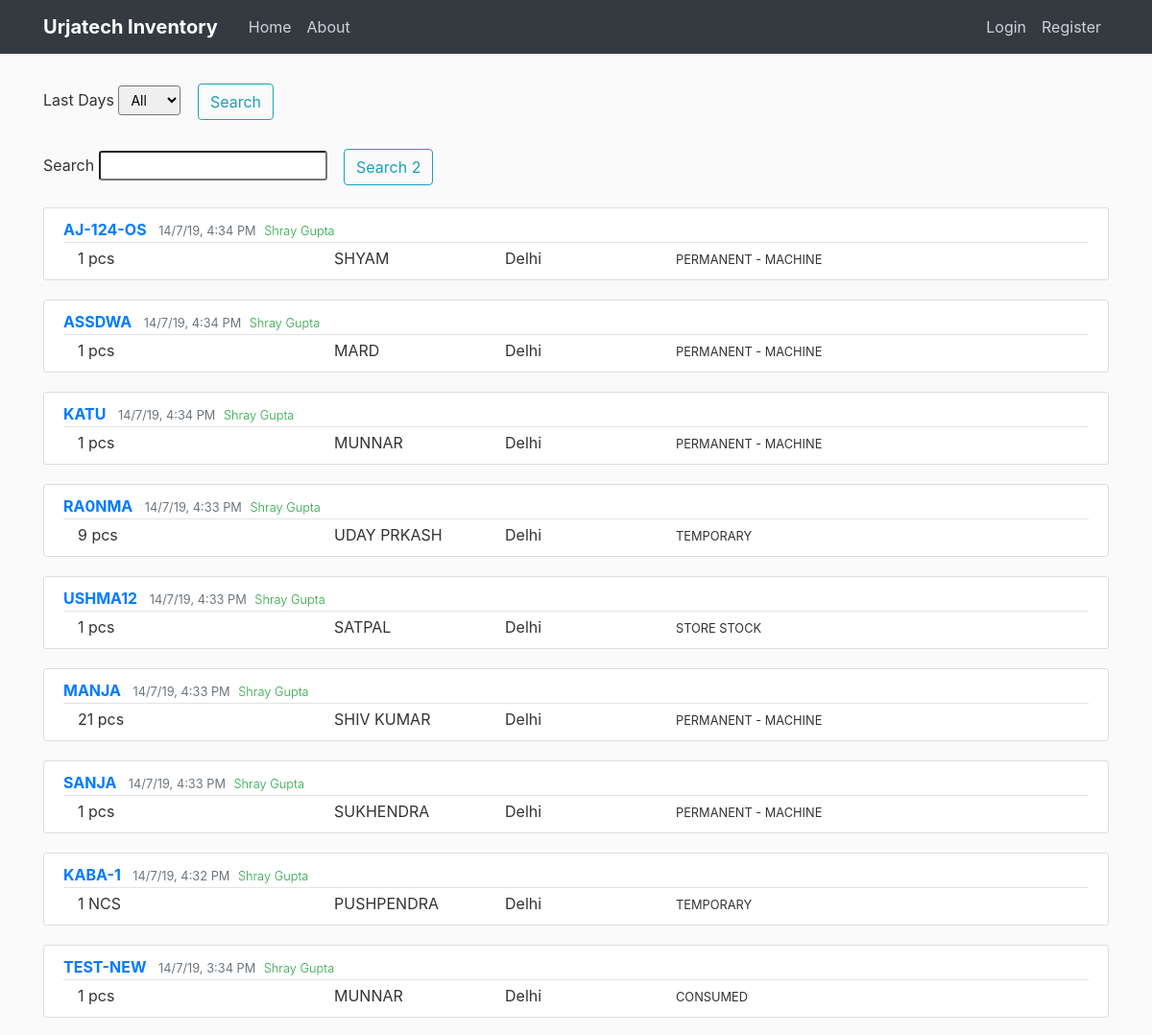
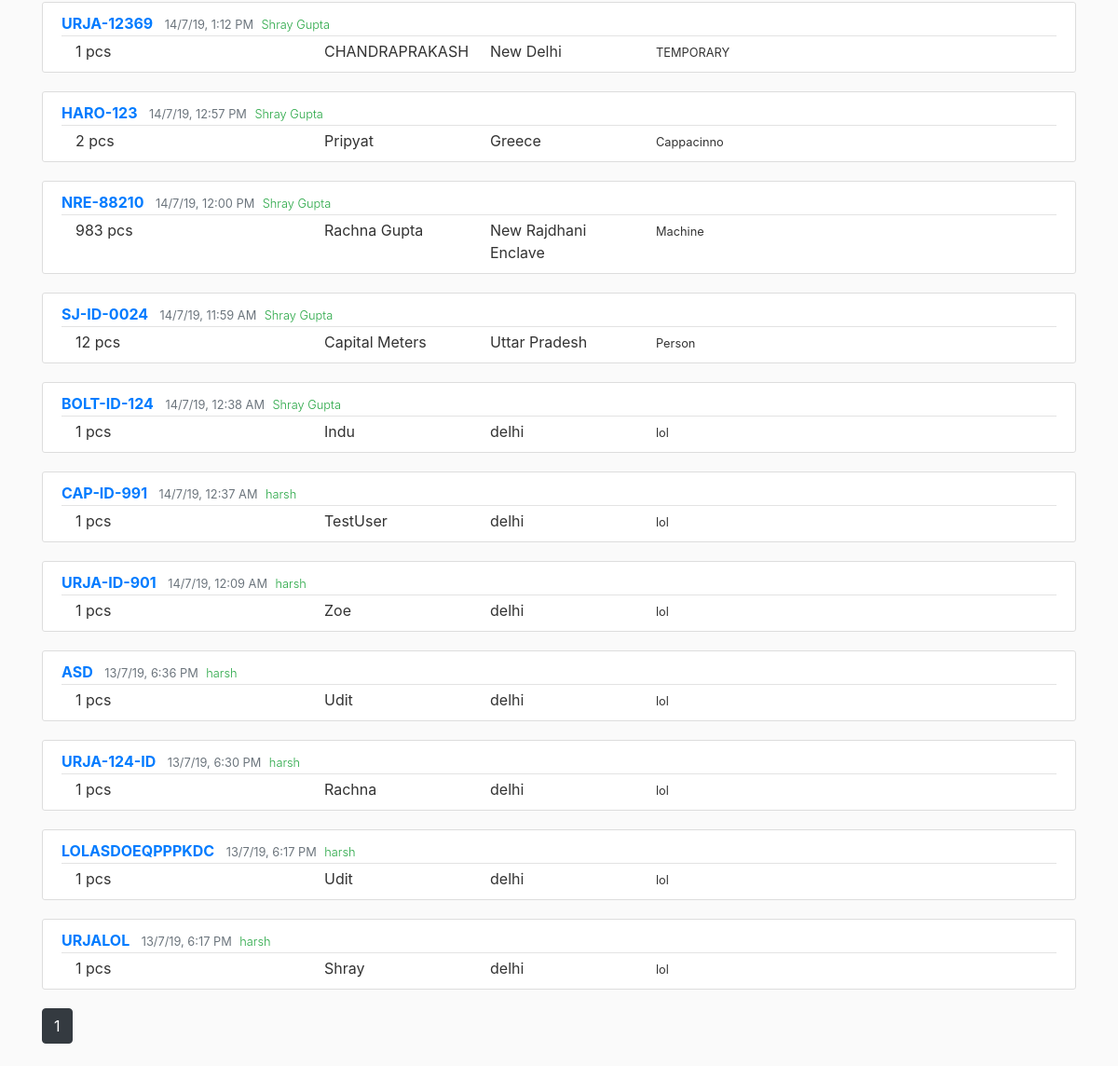
Page /home on the earlier database version (2 pictures, top to bottom).
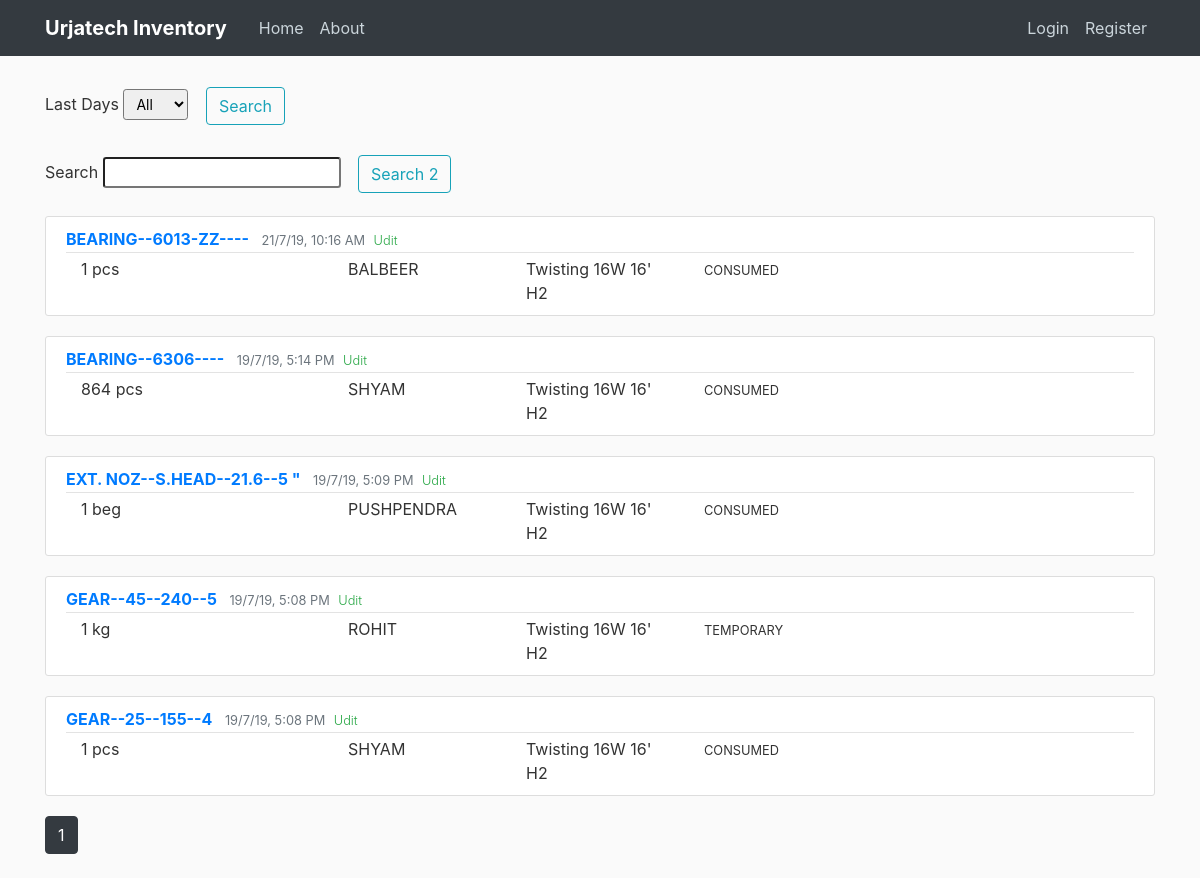
Same page on the later database version.
### flaskblog/models.py (models this page shows, shortened)
class Post(db.Model):
    id = db.Column(db.Integer, primary_key=True)
    material_id = db.Column(db.String(50), nullable=False)
    numbers_issued = db.Column(db.Integer)
    unit = db.Column(db.String(10))
    person = db.Column(db.String(20))
    location = db.Column(db.String(50))
    type_issued = db.Column(db.String(20))
    date_posted = db.Column(db.DateTime, nullable=False, default=datetime.now)
    user_id = db.Column(db.Integer, db.ForeignKey('user.id'))

class User(db.Model, UserMixin):
    id = db.Column(db.Integer, primary_key=True)
    name = db.Column(db.String(30), nullable=False)
    username = db.Column(db.String(20), unique=True, nullable=False)
    email = db.Column(db.String(100), unique=True, nullable=False)
    image_file = db.Column(db.String(20), nullable=False, default='56c6632a3ab0abec.jpg')
    password = db.Column(db.String(60), nullable=False)
    posts = db.relationship('Post', backref='author', lazy=True)

### flaskblog/routes.py (the view)
@app.route("/", methods=['GET', 'POST'])
@app.route("/home", methods=['GET', 'POST'])
def home():
    is_empty=False
    page = request.args.get('page', 1, type=int)
    num_posts = min(request.args.get('limit', 10), 50)
    query = request.args.get('q', '')
    per_page=20
    form = SortDays()
    search_form = Search()
    posts = Post.query.order_by(desc(Post.date_posted))
    if form.sort_days.data == '1':
        posts = Post.query.order_by(desc(Post.date_posted)).filter(Post.date_posted > (datetime.now()-timedelta(days=1)))
    elif form.sort_days.data == '7':
        posts = Post.query.order_by(desc(Post.date_posted)).filter(Post.date_posted > (datetime.now()-timedelta(hours=7)))
    elif form.sort_days.data == '30':
        posts = Post.query.order_by(desc(Post.date_posted)).filter(Post.date_posted > (datetime.now()-timedelta(days=30)))
    elif form.sort_days.data == '90':
        posts = Post.query.order_by(desc(Post.date_posted)).filter(Post.date_posted > (datetime.now()-timedelta(days=90)))
    elif form.sort_days.data == '360':
        posts = Post.query.order_by(desc(Post.date_posted)).filter(Post.date_posted > (datetime.now()-timedelta(days=360)))
    elif form.sort_days.data == 'All':
        posts = Post.query.order_by(desc(Post.date_posted))
    if len(posts.all()) == 0:
        is_empty = True
    return render_template('home.html', form=form, search_form=search_form,
                            posts=posts.paginate(page=page, per_page=per_page),
                            is_empty=is_empty)

### flaskblog/forms.py
class SortDays(FlaskForm):
    sort_days = SelectField('Last Days', choices=[('All', 'All'), ('1', '1'),
                                                  ('7', '7'), ('30', '30'),
                                                  ('90', '90'), ('360', '360')])
    submit = SubmitField('Search')

class Search(FlaskForm):
    search_query = StringField('Search', validators=[DataRequired()])
    submit = SubmitField('Search 2')

### flaskblog/templates/home.html (shortened to what this page needs)
{% extends "layout.html" %}
{% block content %}
<form method="POST" action="">
        <div class="form-group">
            {{ form.sort_days.label(class="form-control-label")}}
            {% if form.sort_days.errors %}
                {{ form.sort_days(class="form-control form-control-lg is-invalid") }}
                <div class="invalid-feedback">
                    {% for error in form.sort_days.errors %}
                    <span>
                    {{ error }}
                    </span>
                    {% endfor %}
                </div>
            {% else %}
            {{ form.sort_days(class="form-control-sm") }}
            {% endif %}
            <div class="btn">
              {{ form.submit(class="btn btn-outline-info") }}
            </div>
        </div>
</form>
<form method="POST" action="">
        <div class="form-group">
            {{ search_form.search_query.label(class="form-control-label")}}
            {% if search_form.search_query.errors %}
                {{ search_form.search_query(class="form-control form-control-lg is-invalid") }}
                <div class="invalid-feedback">
                    {% for error in search_form.search_query.errors %}
                    <span>
                    {{ error }}
                    </span>
                    {% endfor %}
                </div>
            {% else %}
            {{ search_form.search_query(class="form-control-sm") }}
            {% endif %}
            <div class="btn">
              {{ search_form.submit(class="btn btn-outline-info") }}
            </div>
        </div>
</form>
{% for post in posts.items %}
  <article class="media content-section">
  <div class="media-body">
    <div class="article-metadata">
        <a class="mr-2 text-uppercase font-weight-bold" href="{{ url_for('post', post_id=post.id) }}"> {{ post.material_id }}</a>
        <small class="text-muted">{{ post.date_posted.strftime("%d/%-m/%-y, %-I:%M %p")}}</small>
        <small class="font-weight-light text-success ml-1">{{ post.author.name }}</small>
      </div>
      <div class="container text-sm">
        <div class="row">
          <div class="col-3">
            {{ post.numbers_issued }} {{post.unit}}
          </div>
          <div class="col-2">
            {{ post.person }}
          </div>
        <div class="col-2">
          {{ post.location }}
        </div>
        <div class="col">
          <small> {{ post.type_issued }}</small>
        </div>
      </div>
      </div>
    </div>
  </article>
{% endfor %}
{% for page_num in posts.iter_pages(left_edge=1, right_edge=1, left_current=1, right_current=2) %}
  {% if page_num %}
    {% if posts.page == page_num %}
      <a class="btn btn-dark mb-4" href="{{ url_for('home', page=page_num) }}">{{page_num}}</a>
    {% else %}
      <a class="btn btn-outline-dark mb-4" href="{{ url_for('home', page=page_num) }}">{{page_num}}</a>
    {% endif %}
  {% else %}
    ...
  {% endif %}
{% endfor %}
{% endblock content %}

### flaskblog/templates/layout.html (shortened to what this page needs)
<!DOCTYPE html>
<html lang="en">
<head>
    <link rel="stylesheet" href="https://stackpath.bootstrapcdn.com/bootstrap/4.3.1/css/bootstrap.min.css">
    <link rel="stylesheet" type="text/css" href="{{ url_for('static', filename='main.css')}}">
</head>
<body>
<header class="site-header">
    <nav class="navbar navbar-expand-md navbar-dark bg-dark fixed-top">
        <div class="container">
            <a class="navbar-brand mr-4 font-weight-bold" href="/">Urjatech Inventory</a>
            <div class="collapse navbar-collapse" id="navbarToggle">
                <div class="navbar-nav mr-auto">
                    <a class="nav-item nav-link" href="{{ url_for('home')}}">Home</a>
                    <a class="nav-item nav-link" href="{{ url_for('about')}}">About</a>
                </div>
                <div class="navbar-nav">
                    {% if current_user.is_authenticated %}
                      {% if current_user.username == 'harsh' %}
                        <a class="nav-item nav-link" href="{{ url_for('dashboard')}}">Dashboard</a>
                      {% endif %}
                      <a class="nav-item nav-link" href="{{ url_for('new_post')}}">New Entry</a>
                      <a class="nav-item nav-link" href="{{ url_for('account')}}">Account</a>
                      <a class="nav-item nav-link" href="{{ url_for('logout')}}">Logout</a>
                    {% else %}
                        <a class="nav-item nav-link" href="{{ url_for('login')}}">Login</a>
                        <a class="nav-item nav-link" href="{{ url_for('register')}}">Register</a>
                    {% endif %}
                </div>
            </div>
        </div>
    </nav>
</header>
<main role="main" class="container">
    <div class="row">
        <div class="col-md-12">
            {% block content %}{% endblock %}
        </div>
    </div>
</main>
</body>
</html>

### flaskblog/static/main.css (style rules this page uses)
body { background: #fafafa; color: #333333; margin-top: 5rem; }
.site-header .navbar-nav .nav-link { color: #cbd5db; }
.content-section { background: #ffffff; padding: 10px 20px; border: 1px solid #dddddd; border-radius: 3px; margin-bottom: 20px; }
.article-metadata { padding-bottom: 1px; margin-bottom: 4px; border-bottom: 1px solid #e3e3e3 }

Differences in the rows shown:
removed Post: material_id "AJ-124-OS", date_posted "14/7/19, 4:34 PM", author.name "Shray Gupta", numbers_issued "1", unit "pcs", person "SHYAM", location "Delhi", type_issued "PERMANENT - MACHINE"
removed Post: material_id "ASSDWA", date_posted "14/7/19, 4:34 PM", author.name "Shray Gupta", numbers_issued "1", unit "pcs", person "MARD", location "Delhi", type_issued "PERMANENT - MACHINE"
removed Post: material_id "KATU", date_posted "14/7/19, 4:34 PM", author.name "Shray Gupta", numbers_issued "1", unit "pcs", person "MUNNAR", location "Delhi", type_issued "PERMANENT - MACHINE"
removed Post: material_id "RA0NMA", date_posted "14/7/19, 4:33 PM", author.name "Shray Gupta", numbers_issued "9", unit "pcs", person "UDAY PRKASH", location "Delhi", type_issued "TEMPORARY"
removed Post: material_id "USHMA12", date_posted "14/7/19, 4:33 PM", author.name "Shray Gupta", numbers_issued "1", unit "pcs", person "SATPAL", location "Delhi", type_issued "STORE STOCK"
removed Post: material_id "MANJA", date_posted "14/7/19, 4:33 PM", author.name "Shray Gupta", numbers_issued "21", unit "pcs", person "SHIV KUMAR", location "Delhi", type_issued "PERMANENT - MACHINE"
removed Post: material_id "SANJA", date_posted "14/7/19, 4:33 PM", author.name "Shray Gupta", numbers_issued "1", unit "pcs", person "SUKHENDRA", location "Delhi", type_issued "PERMANENT - MACHINE"
removed Post: material_id "KABA-1", date_posted "14/7/19, 4:32 PM", author.name "Shray Gupta", numbers_issued "1", unit "NCS", person "PUSHPENDRA", location "Delhi", type_issued "TEMPORARY"
removed Post: material_id "TEST-NEW", date_posted "14/7/19, 3:34 PM", author.name "Shray Gupta", numbers_issued "1", unit "pcs", person "MUNNAR", location "Delhi", type_issued "CONSUMED"
removed Post: material_id "URJA-12369", date_posted "14/7/19, 1:12 PM", author.name "Shray Gupta", numbers_issued "1", unit "pcs", person "CHANDRAPRAKASH", location "New Delhi", type_issued "TEMPORARY"
removed Post: material_id "HARO-123", date_posted "14/7/19, 12:57 PM", author.name "Shray Gupta", numbers_issued "2", unit "pcs", person "Pripyat", location "Greece", type_issued "Cappacinno"
removed Post: material_id "NRE-88210", date_posted "14/7/19, 12:00 PM", author.name "Shray Gupta", numbers_issued "983", unit "pcs", person "Rachna Gupta", location "New Rajdhani Enclave", type_issued "Machine"
removed Post: material_id "SJ-ID-0024", date_posted "14/7/19, 11:59 AM", author.name "Shray Gupta", numbers_issued "12", unit "pcs", person "Capital Meters", location "Uttar Pradesh", type_issued "Person"
removed Post: material_id "BOLT-ID-124", date_posted "14/7/19, 12:38 AM", author.name "Shray Gupta", numbers_issued "1", unit "pcs", person "Indu", location "delhi", type_issued "lol"
removed Post: material_id "CAP-ID-991", date_posted "14/7/19, 12:37 AM", author.name "harsh", numbers_issued "1", unit "pcs", person "TestUser", location "delhi", type_issued "lol"
removed Post: material_id "URJA-ID-901", date_posted "14/7/19, 12:09 AM", author.name "harsh", numbers_issued "1", unit "pcs", person "Zoe", location "delhi", type_issued "lol"
removed Post: material_id "ASD", date_posted "13/7/19, 6:36 PM", author.name "harsh", numbers_issued "1", unit "pcs", person "Udit", location "delhi", type_issued "lol"
removed Post: material_id "URJA-124-ID", date_posted "13/7/19, 6:30 PM", author.name "harsh", numbers_issued "1", unit "pcs", person "Rachna", location "delhi", type_issued "lol"
removed Post: material_id "LOLASDOEQPPPKDC", date_posted "13/7/19, 6:17 PM", author.name "harsh", numbers_issued "1", unit "pcs", person "Udit", location "delhi", type_issued "lol"
removed Post: material_id "URJALOL", date_posted "13/7/19, 6:17 PM", author.name "harsh", numbers_issued "1", unit "pcs", person "Shray", location "delhi", type_issued "lol"
added Post: material_id "BEARING--6013-ZZ----", date_posted "21/7/19, 10:16 AM", author.name "Udit", numbers_issued "1", unit "pcs", person "BALBEER", location "Twisting 16W 16' H2", type_issued "CONSUMED"
added Post: material_id "BEARING--6306----", date_posted "19/7/19, 5:14 PM", author.name "Udit", numbers_issued "864", unit "pcs", person "SHYAM", location "Twisting 16W 16' H2", type_issued "CONSUMED"
added Post: material_id "EXT. NOZ--S.HEAD--21.6--5 \"", date_posted "19/7/19, 5:09 PM", author.name "Udit", numbers_issued "1", unit "beg", person "PUSHPENDRA", location "Twisting 16W 16' H2", type_issued "CONSUMED"
added Post: material_id "GEAR--45--240--5", date_posted "19/7/19, 5:08 PM", author.name "Udit", numbers_issued "1", unit "kg", person "ROHIT", location "Twisting 16W 16' H2", type_issued "TEMPORARY"
added Post: material_id "GEAR--25--155--4", date_posted "19/7/19, 5:08 PM", author.name "Udit", numbers_issued "1", unit "pcs", person "SHYAM", location "Twisting 16W 16' H2", type_issued "CONSUMED"
